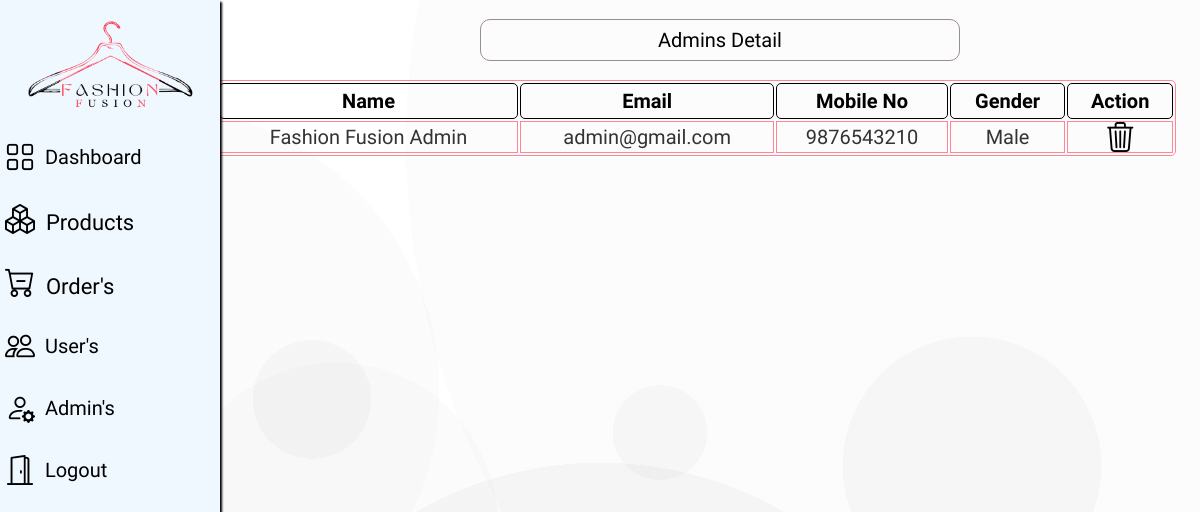
The app's page /admin/adminstable.php (signed in), older data.
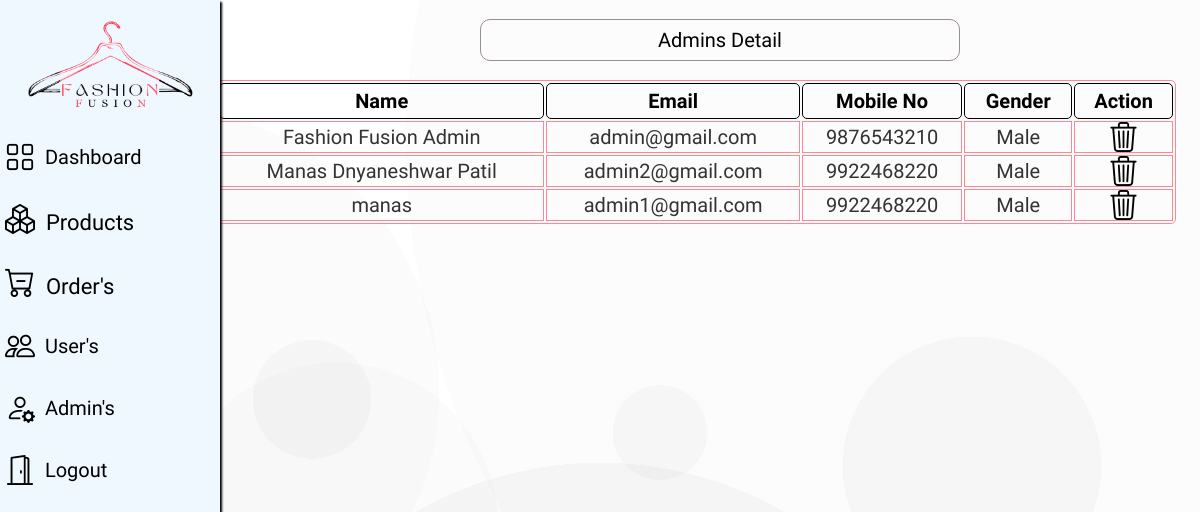
The same page, newer data.
### tables this page shows
CREATE TABLE `admin_detail` (
  `id` int(50) NOT NULL,
  `name` varchar(50) NOT NULL,
  `admin_email` varchar(50) NOT NULL,
  `contactno` varchar(50) NOT NULL,
  `gender` varchar(50) NOT NULL,
  `password` varchar(255) DEFAULT NULL
);

### admin/adminstable.php (the view, shortened to what this page needs)
<html>
<head>
    <link rel="stylesheet" href="css/styles.css">
    <link rel="stylesheet" href="css/p_detail.css">
    <link rel="stylesheet" href="https://cdn.jsdelivr.net/npm/bootstrap-icons@1.11.3/font/bootstrap-icons.min.css">
</head>
<body>
   <div class="side-menu">
        <?php @include 'header.php';?>
    </div>
   <div class="container">
<center>
<p class="message">Admins Detail</p>
<div class="container">
<section class="display-product-table">
   <table>
      <thead>
         <th>Name</th>
         <th>Email</th>
         <th>Mobile No</th>
         <th>Gender</th>
         <th>Action</th>
      </thead>
      <tbody>
         <?php
         mysqli_select_db($con, "fashionfusion");
         $q1 = "SELECT * FROM `admin_detail`";
         $result = mysqli_query($con, $q1);
         if(mysqli_num_rows($result) > 0){
         while($row = mysqli_fetch_assoc($result)){
         ?>
         <tr>
         <td><?php echo htmlspecialchars($row['name']); ?></td>
<td><?php echo htmlspecialchars($row['admin_email']); ?></td>
<td><?php echo htmlspecialchars($row['contactno']); ?></td>
<td><?php echo htmlspecialchars($row['gender']); ?></td>
            <td>
               <a title="Delete" href="adminstable.php?delete=<?php echo $row['id']; ?>"onclick="return confirm('are your sure you want to delete this?');"> <i class="bi bi-trash3"></i></a>
            </td>
         </tr><?php
                  }
                  }
               ?>
      </tbody>
   </table>
</section>
</div>
</body>
</html>

Row changes from the older to the newer data that the page shows:
added admin_detail: name "Manas Dnyaneshwar Patil", admin_email "admin2@gmail.com", contactno "9922468220", gender "Male"
added admin_detail: name "manas", admin_email "admin1@gmail.com", contactno "9922468220", gender "Male"
